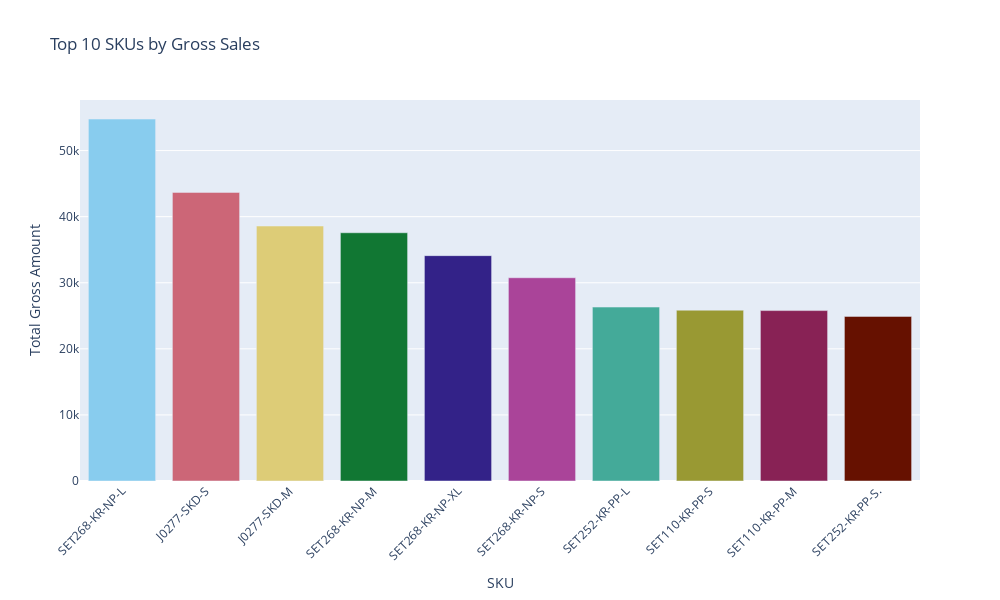

Notebook source saved alongside this figure:
### Code cell
# Use one of the built-in qualitative palettes
colors = px.colors.qualitative.Safe  # works in almost all versions
# Other options: 'Pastel1', 'Set1', 'Dark2', 'Vivid', 'Bold'

# Prepare data
sku_sales_df = sku_sales.reset_index()
sku_sales_df.columns = ["sku", "gross_amt"]

# Create interactive bar chart
fig = px.bar(
    sku_sales_df,
    x="sku",
    y="gross_amt",
    color="sku",
    color_discrete_sequence=colors,
    title="Top 10 SKUs by Gross Sales",
    labels={"gross_amt": "Total Gross Amount", "sku": "SKU"}
)

fig.update_layout(
    width=1000,
    height=600,
    xaxis_tickangle=-45,
    showlegend=False
)

fig.show()

### Figure 1 — Plotly figure (JSON) as saved in the notebook; plotly's stock layout.template omitted (floating-point values rounded to 4 significant figures)
{"data": [{"hovertemplate": "SKU=%{x}<br>Total Gross Amount=%{y}<extra></extra>", "legendgroup": "SET268-KR-NP-L", "marker": {"color": "rgb(136, 204, 238)", "pattern": {"shape": ""}}, "name": "SET268-KR-NP-L", "orientation": "v", "showlegend": true, "textposition": "auto", "type": "bar", "x": ["SET268-KR-NP-L"], "xaxis": "x", "y": [54770.0], "yaxis": "y"}, {"hovertemplate": "SKU=%{x}<br>Total Gross Amount=%{y}<extra></extra>", "legendgroup": "J0277-SKD-S", "marker": {"color": "rgb(204, 102, 119)", "pattern": {"shape": ""}}, "name": "J0277-SKD-S", "orientation": "v", "showlegend": true, "textposition": "auto", "type": "bar", "x": ["J0277-SKD-S"], "xaxis": "x", "y": [43680.0], "yaxis": "y"}, {"hovertemplate": "SKU=%{x}<br>Total Gross Amount=%{y}<extra></extra>", "legendgroup": "J0277-SKD-M", "marker": {"color": "rgb(221, 204, 119)", "pattern": {"shape": ""}}, "name": "J0277-SKD-M", "orientation": "v", "showlegend": true, "textposition": "auto", "type": "bar", "x": ["J0277-SKD-M"], "xaxis": "x", "y": [38580.0], "yaxis": "y"}, {"hovertemplate": "SKU=%{x}<br>Total Gross Amount=%{y}<extra></extra>", "legendgroup": "SET268-KR-NP-M", "marker": {"color": "rgb(17, 119, 51)", "pattern": {"shape": ""}}, "name": "SET268-KR-NP-M", "orientation": "v", "showlegend": true, "textposition": "auto", "type": "bar", "x": ["SET268-KR-NP-M"], "xaxis": "x", "y": [37570.0], "yaxis": "y"}, {"hovertemplate": "SKU=%{x}<br>Total Gross Amount=%{y}<extra></extra>", "legendgroup": "SET268-KR-NP-XL", "marker": {"color": "rgb(51, 34, 136)", "pattern": {"shape": ""}}, "name": "SET268-KR-NP-XL", "orientation": "v", "showlegend": true, "textposition": "auto", "type": "bar", "x": ["SET268-KR-NP-XL"], "xaxis": "x", "y": [34100.0], "yaxis": "y"}, {"hovertemplate": "SKU=%{x}<br>Total Gross Amount=%{y}<extra></extra>", "legendgroup": "SET268-KR-NP-S", "marker": {"color": "rgb(170, 68, 153)", "pattern": {"shape": ""}}, "name": "SET268-KR-NP-S", "orientation": "v", "showlegend": true, "textposition": "auto", "type": "bar", "x": ["SET268-KR-NP-S"], "xaxis": "x", "y": [30760.0], "yaxis": "y"}, {"hovertemplate": "SKU=%{x}<br>Total Gross Amount=%{y}<extra></extra>", "legendgroup": "SET252-KR-PP-L", "marker": {"color": "rgb(68, 170, 153)", "pattern": {"shape": ""}}, "name": "SET252-KR-PP-L", "orientation": "v", "showlegend": true, "textposition": "auto", "type": "bar", "x": ["SET252-KR-PP-L"], "xaxis": "x", "y": [26320.0], "yaxis": "y"}, {"hovertemplate": "SKU=%{x}<br>Total Gross Amount=%{y}<extra></extra>", "legendgroup": "SET110-KR-PP-S", "marker": {"color": "rgb(153, 153, 51)", "pattern": {"shape": ""}}, "name": "SET110-KR-PP-S", "orientation": "v", "showlegend": true, "textposition": "auto", "type": "bar", "x": ["SET110-KR-PP-S"], "xaxis": "x", "y": [25850.0], "yaxis": "y"}, {"hovertemplate": "SKU=%{x}<br>Total Gross Amount=%{y}<extra></extra>", "legendgroup": "SET110-KR-PP-M", "marker": {"color": "rgb(136, 34, 85)", "pattern": {"shape": ""}}, "name": "SET110-KR-PP-M", "orientation": "v", "showlegend": true, "textposition": "auto", "type": "bar", "x": ["SET110-KR-PP-M"], "xaxis": "x", "y": [25790.0], "yaxis": "y"}, {"hovertemplate": "SKU=%{x}<br>Total Gross Amount=%{y}<extra></extra>", "legendgroup": "SET252-KR-PP-S.", "marker": {"color": "rgb(102, 17, 0)", "pattern": {"shape": ""}}, "name": "SET252-KR-PP-S.", "orientation": "v", "showlegend": true, "textposition": "auto", "type": "bar", "x": ["SET252-KR-PP-S."], "xaxis": "x", "y": [24910.0], "yaxis": "y"}], "layout": {"barmode": "relative", "height": 600, "legend": {"title": {"text": "SKU"}, "tracegroupgap": 0}, "showlegend": false, "title": {"text": "Top 10 SKUs by Gross Sales"}, "width": 1000, "xaxis": {"anchor": "y", "categoryarray": ["SET268-KR-NP-L", "J0277-SKD-S", "J0277-SKD-M", "SET268-KR-NP-M", "SET268-KR-NP-XL", "SET268-KR-NP-S", "SET252-KR-PP-L", "SET110-KR-PP-S", "SET110-KR-PP-M", "SET252-KR-PP-S."], "categoryorder": "array", "domain": [0, 1], "tickangle": -45, "title": {"text": "SKU"}}, "yaxis": {"anchor": "x", "domain": [0, 1], "title": {"text": "Total Gross Amount"}}}}
